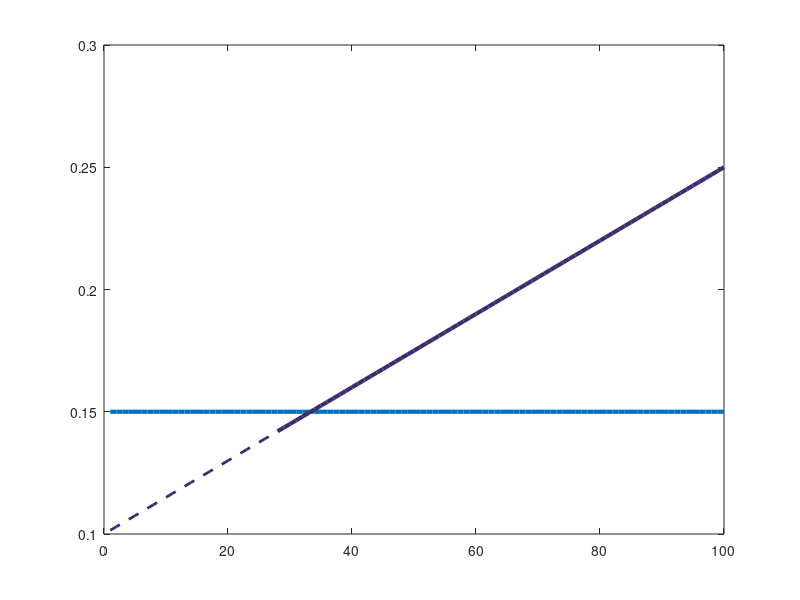

Write MATLAB code to recreate this figure. (Note: this script raises an error after producing the figure.)
clear all;
clc;
color={[5,80,91]./256,[255,80,80]./256,[48,151,164]./256,[255,170,50]./256,[0.6902,0.4784,0.6314],[200,100,50]./256};
marker={"o","*","pentagram","diamond","square","^"};
l_sum=0;
gamma=0.5;
L=100;
l_length=L;
U=150;
W=50;
N=300;
R=1e5;
t_ens=5e-2;
t_des=5e-2;
t_s=t_ens+t_des;
n=1:l_length;

y=[];
for i=1:l_length
    y(i)=N*W/R;
end
plot(n,y,'LineWidth',3,'HandleVisibility','on')
hold on;

y1=[];
for i=1:l_length-27
    y1(i)=(i+27)*U/R+t_ens+t_des;
end
plot(28:l_length,y1,'-','LineWidth',3,'Color',[62,43,109]./256,'HandleVisibility','off')
hold on;

y1=[];
for i=1:28
    y1(i)=i*U/R+t_ens+t_des;
end
plot(1:28,y1,'--','LineWidth',2,'Color',[62,43,109]./256,'HandleVisibility','on')
% hold on;

for l=1:l_length
    l_sum=l_sum+l.^(-gamma);
end

z=0.2;
upp=2.1;
for k=1:z:upp
    den=[];
    den(1)=1*U/R+(1-k*1/l_sum)*(N+1)*W/R+t_ens+t_des;
    m_sum=[];
    m_sum(1)=1.^(-gamma);
    m_sum1(1)=m_sum(1);
    if 1-k*m_sum1(1)/l_sum<0
        m_sum1(1)=l_sum/k;
    end
    den(1)=1*U/R+(1-k*m_sum1(1)/l_sum)*(N+1)*W/R+t_ens+t_des;
    for m=2:l_length
        m_sum(m)=m_sum(m-1)+m.^(-gamma);
        m_sum1(m)=m_sum(m);
        if 1-k*m_sum1(m)/l_sum<0
            m_sum1(m)=l_sum/k;
        end
        den(m)=m*U/R+(1-k*m_sum1(m)/l_sum)*(N+1)*W/R+t_ens+t_des;
        r1(1)=(1-k*m_sum(1)/l_sum);
        r1(m)=(1-k*m_sum(m)/l_sum);
    end
    kkk=round((k-1)/z+1);
    maker_idx=2*kkk:10:l_length;
    plot(n,den,'Marker',marker{kkk},'LineWidth',2,'Color',color{kkk},'MarkerIndices',maker_idx,'MarkerSize',6)
    kkk1=sprintf('%.1f',(kkk-1)*z+1);
    str{kkk}=['{\it{k}}=',num2str(kkk1)];
    str{kkk}=strcat(str{kkk});
    hold on;
end

for k=1:z:upp
    den=[];
    den(1)=1*U/R+(1-k*1/l_sum)*(N+1)*W/R+t_ens+t_des;
    m_sum=[];
    m_sum(1)=1.^(-gamma);
    m_sum1(1)=m_sum(1);
    for m=2:l_length
        m_sum(m)=m_sum(m-1)+m.^(-gamma);
        m_sum1(m)=m_sum(m);
        den(m)=m*U/R+(1-k*m_sum1(m)/l_sum)*(N+1)*W/R+t_ens+t_des;
        r1(1)=(1-k*m_sum(1)/l_sum);
        r1(m)=(1-k*m_sum(m)/l_sum);
    
    end
    kkk=round((k-1)/z+1);
    % plot(n,den,'--','LineWidth',2,'Color',color{kkk},'HandleVisibility','off')
    hold on;
end

y1=[];
for i=1:l_length-27
    y1(i)=(i+27)*U/R+t_ens+t_des;
end
% plot(28:l_length,y1,'-','LineWidth',3,'Color',[62,43,109]./256,'HandleVisibility','off')
hold on;


% y2=[];
% for i=1:l_length
%     y2(i)=(i*U+(1-beta)*(N+1))/R+t_ens+t_des;
% end
% plot(1:l_length,y2,'--','LineWidth',2,'Color','blue','HandleVisibility','off')
% hold on;

axis([1,inf,0,inf])
legend('Conventional Mode','Semantic Mode (Error Free)','Semantic Mode ({\itk}=1.0)','Semantic Mode ({\itk}=1.2)','Semantic Mode ({\itk}=1.4)','Semantic Mode ({\itk}=1.6)','Semantic Mode ({\itk}=1.8)','Semantic Mode ({\itk}=2.0)','location','Southeast','FontName','Times New Roman','FontSize',11,'LineWidth',1.5);

% axis([1,l_length,0,2])
% legend('FontName','Times New Roman','FontSize',14,'LineWidth',1.5);
% legend('$$k=\frac{MU+W+R(t_{en-s}+t_{de-s})}{(N+1)W{\frac{\sum_{i=1}^{M} i^{-\gamma}}{\sum_{i=1}^{L} i^{-\gamma}}}}$$','$${k}=\beta\frac{\sum_{i=1}^{L} i^{-\gamma}}{\sum_{i=1}^{M} i^{-\gamma}}$$','$$k=k_{max}$$','$${k}=\frac{\sum_{i=1}^{L} i^{-\gamma}}{\sum_{i=1}^{M} i^{-\gamma}}$$','Interpreter','latex','FontSize',12,'location','NorthEast');
% axis([1,l_length,1,5.021])
% legend('FontName','Times New Roman','FontSize',14,'LineWidth',1.5);
% legend('Conventional Mode','Semantic Mode (Error-Free)','Semantic Mode','Semantic Mode','location','SouthEast');
% legend('Conventional Mode','Semantic Mode (Error-Free)','Semantic Mode','Interpreter','latex','FontSize',12,'location','SouthEast');
grid on
set(gca,'FontName','Times New Roman','FontSize',14,'LineWidth',1.5);
xlabel('Transmitted Semantic Triplet Quantity {\it M}','FontName','Times New Roman','FontSize',14);
ylabel('Latency {\it t} (s)','FontName','Times New Roman','FontSize',14,'LineWidth',1.5);
set(gca,'XTick',[1,10,20,30,40,50,60,70,80,90,100]);
fig=gcf;
fig.PaperPositionMode='auto';
fig_pos=fig.PaperPosition;
fig.PaperSize=[fig_pos(3) fig_pos(4)];
